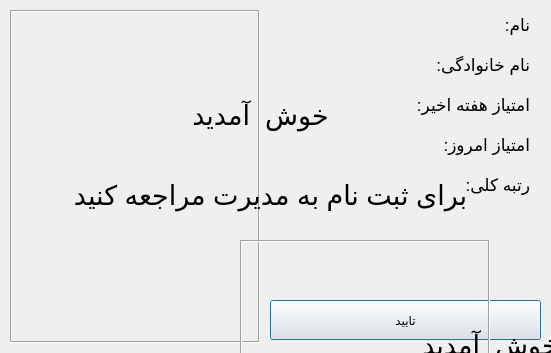
<?xml version="1.0" encoding="UTF-8"?>
<ui version="4.0">
 <class>notifdialg</class>
 <widget class="QDialog" name="notifdialg">
  <property name="geometry">
   <rect>
    <x>0</x>
    <y>0</y>
    <width>551</width>
    <height>353</height>
   </rect>
  </property>
  <property name="minimumSize">
   <size>
    <width>551</width>
    <height>353</height>
   </size>
  </property>
  <property name="maximumSize">
   <size>
    <width>551</width>
    <height>353</height>
   </size>
  </property>
  <property name="windowTitle">
   <string>Dialog</string>
  </property>
  <property name="layoutDirection">
   <enum>Qt::RightToLeft</enum>
  </property>
  <widget class="QLabel" name="imageLabel">
   <property name="geometry">
    <rect>
     <x>10</x>
     <y>10</y>
     <width>250</width>
     <height>333</height>
    </rect>
   </property>
   <property name="layoutDirection">
    <enum>Qt::LeftToRight</enum>
   </property>
   <property name="frameShape">
    <enum>QFrame::Box</enum>
   </property>
   <property name="frameShadow">
    <enum>QFrame::Sunken</enum>
   </property>
   <property name="text">
    <string/>
   </property>
  </widget>
  <widget class="QLabel" name="label">
   <property name="geometry">
    <rect>
     <x>280</x>
     <y>10</y>
     <width>250</width>
     <height>30</height>
    </rect>
   </property>
   <property name="font">
    <font>
     <pointsize>13</pointsize>
    </font>
   </property>
   <property name="text">
    <string>نام:</string>
   </property>
  </widget>
  <widget class="QLabel" name="label_2">
   <property name="geometry">
    <rect>
     <x>280</x>
     <y>50</y>
     <width>250</width>
     <height>30</height>
    </rect>
   </property>
   <property name="font">
    <font>
     <pointsize>13</pointsize>
    </font>
   </property>
   <property name="text">
    <string>نام خانوادگی:</string>
   </property>
  </widget>
  <widget class="QLabel" name="label_3">
   <property name="geometry">
    <rect>
     <x>280</x>
     <y>90</y>
     <width>250</width>
     <height>30</height>
    </rect>
   </property>
   <property name="font">
    <font>
     <pointsize>13</pointsize>
    </font>
   </property>
   <property name="text">
    <string>امتیاز هفته اخیر:</string>
   </property>
  </widget>
  <widget class="QLabel" name="label_4">
   <property name="geometry">
    <rect>
     <x>280</x>
     <y>130</y>
     <width>250</width>
     <height>30</height>
    </rect>
   </property>
   <property name="font">
    <font>
     <pointsize>13</pointsize>
    </font>
   </property>
   <property name="text">
    <string>امتیاز امروز:</string>
   </property>
  </widget>
  <widget class="QLabel" name="label_5">
   <property name="geometry">
    <rect>
     <x>280</x>
     <y>170</y>
     <width>250</width>
     <height>30</height>
    </rect>
   </property>
   <property name="font">
    <font>
     <pointsize>13</pointsize>
    </font>
   </property>
   <property name="text">
    <string>رتبه کلی:</string>
   </property>
  </widget>
  <widget class="QPushButton" name="pushButton">
   <property name="geometry">
    <rect>
     <x>270</x>
     <y>300</y>
     <width>271</width>
     <height>40</height>
    </rect>
   </property>
   <property name="text">
    <string>تایید</string>
   </property>
  </widget>
  <widget class="QLabel" name="label_6">
   <property name="geometry">
    <rect>
     <x>20</x>
     <y>170</y>
     <width>501</width>
     <height>51</height>
    </rect>
   </property>
   <property name="font">
    <font>
     <pointsize>20</pointsize>
    </font>
   </property>
   <property name="text">
    <string>برای ثبت نام به مدیرت مراجعه کنید</string>
   </property>
   <property name="alignment">
    <set>Qt::AlignCenter</set>
   </property>
  </widget>
  <widget class="QLabel" name="label_7">
   <property name="geometry">
    <rect>
     <x>10</x>
     <y>90</y>
     <width>501</width>
     <height>51</height>
    </rect>
   </property>
   <property name="font">
    <font>
     <pointsize>20</pointsize>
    </font>
   </property>
   <property name="text">
    <string>خوش  آمدید</string>
   </property>
   <property name="alignment">
    <set>Qt::AlignCenter</set>
   </property>
  </widget>
  <widget class="QPushButton" name="pushButton_2">
   <property name="geometry">
    <rect>
     <x>500</x>
     <y>530</y>
     <width>271</width>
     <height>40</height>
    </rect>
   </property>
   <property name="text">
    <string>تایید</string>
   </property>
  </widget>
  <widget class="QLabel" name="label_8">
   <property name="geometry">
    <rect>
     <x>510</x>
     <y>240</y>
     <width>250</width>
     <height>30</height>
    </rect>
   </property>
   <property name="font">
    <font>
     <pointsize>13</pointsize>
    </font>
   </property>
   <property name="text">
    <string>نام:</string>
   </property>
  </widget>
  <widget class="QLabel" name="label_9">
   <property name="geometry">
    <rect>
     <x>510</x>
     <y>400</y>
     <width>250</width>
     <height>30</height>
    </rect>
   </property>
   <property name="font">
    <font>
     <pointsize>13</pointsize>
    </font>
   </property>
   <property name="text">
    <string>رتبه کلی:</string>
   </property>
  </widget>
  <widget class="QLabel" name="imageLabel_2">
   <property name="geometry">
    <rect>
     <x>240</x>
     <y>240</y>
     <width>250</width>
     <height>333</height>
    </rect>
   </property>
   <property name="layoutDirection">
    <enum>Qt::LeftToRight</enum>
   </property>
   <property name="frameShape">
    <enum>QFrame::Box</enum>
   </property>
   <property name="frameShadow">
    <enum>QFrame::Sunken</enum>
   </property>
   <property name="text">
    <string/>
   </property>
  </widget>
  <widget class="QLabel" name="label_10">
   <property name="geometry">
    <rect>
     <x>510</x>
     <y>280</y>
     <width>250</width>
     <height>30</height>
    </rect>
   </property>
   <property name="font">
    <font>
     <pointsize>13</pointsize>
    </font>
   </property>
   <property name="text">
    <string>نام خانوادگی:</string>
   </property>
  </widget>
  <widget class="QLabel" name="label_11">
   <property name="geometry">
    <rect>
     <x>510</x>
     <y>320</y>
     <width>250</width>
     <height>30</height>
    </rect>
   </property>
   <property name="font">
    <font>
     <pointsize>13</pointsize>
    </font>
   </property>
   <property name="text">
    <string>امتیاز هفته اخیر:</string>
   </property>
  </widget>
  <widget class="QLabel" name="label_12">
   <property name="geometry">
    <rect>
     <x>510</x>
     <y>360</y>
     <width>250</width>
     <height>30</height>
    </rect>
   </property>
   <property name="font">
    <font>
     <pointsize>13</pointsize>
    </font>
   </property>
   <property name="text">
    <string>امتیاز امروز:</string>
   </property>
  </widget>
  <widget class="QLabel" name="label_13">
   <property name="geometry">
    <rect>
     <x>250</x>
     <y>400</y>
     <width>501</width>
     <height>51</height>
    </rect>
   </property>
   <property name="font">
    <font>
     <pointsize>20</pointsize>
    </font>
   </property>
   <property name="text">
    <string>برای ثبت نام به مدیرت مراجعه کنید</string>
   </property>
   <property name="alignment">
    <set>Qt::AlignCenter</set>
   </property>
  </widget>
  <widget class="QLabel" name="label_14">
   <property name="geometry">
    <rect>
     <x>240</x>
     <y>320</y>
     <width>501</width>
     <height>51</height>
    </rect>
   </property>
   <property name="font">
    <font>
     <pointsize>20</pointsize>
    </font>
   </property>
   <property name="text">
    <string>خوش  آمدید</string>
   </property>
   <property name="alignment">
    <set>Qt::AlignCenter</set>
   </property>
  </widget>
 </widget>
 <resources/>
 <connections/>
</ui>
